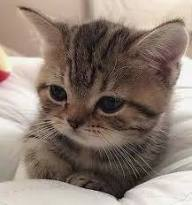
#> input picture Task5(OpenCV)/kitty.jpeg, 192 x 205 px, found by its file name
$ jupyter execute 'Image Translation.ipynb'
#> lines starting #> are read from the running program, lines starting #| are printed output that depends on the picture
[cell 1]
import cv2
import numpy as np
import matplotlib.pyplot as plt

image = cv2.imread(r'D:\open CV\kitty.jpeg')
#> image is the input picture: shape (205, 192, 3); mean B, G, R 115.7, 125.9, 141.4

height, width = image.shape[:2]
#> height = 205; width = 192
quarter_height, quarter_width = height / 4, width / 4
#> quarter_height = 51.25; quarter_width = 48

T = np.float32([[1, 0, quarter_width],
                [0, 1, quarter_height]])
#> T = [[1, 0, 48], [0, 1, 51.25]]

img_translation = cv2.warpAffine(image, T, (width, height))
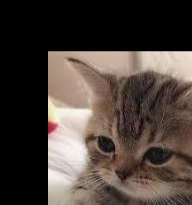
#> img_translation: shape (205, 192, 3); mean B, G, R 58.7, 65, 75.3

# Convert BGR to RGB for display
image = cv2.cvtColor(image, cv2.COLOR_BGR2RGB)
img_translation = cv2.cvtColor(img_translation, cv2.COLOR_BGR2RGB)

plt.figure(figsize=(10,5))

plt.subplot(1,2,1)
plt.imshow(image)
plt.title("Original")
plt.axis("off")

plt.subplot(1,2,2)
plt.imshow(img_translation)
plt.title("Translated")
plt.axis("off")

plt.show()
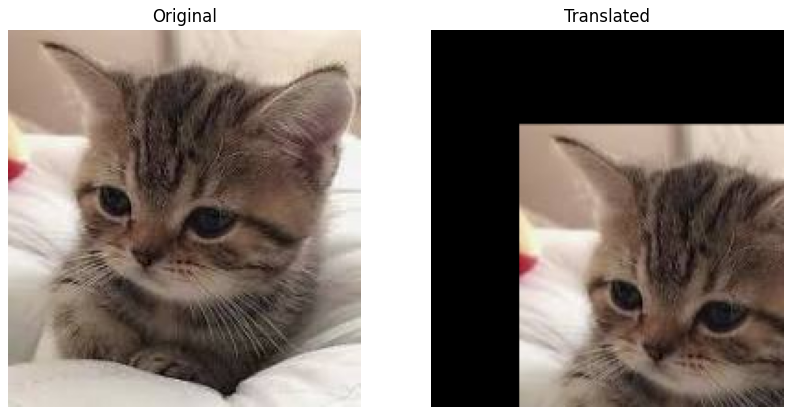
#> figure drawn by matplotlib, 2 panels

[cell 2]
# Performing Multiple Translations
import cv2
import numpy as np
import matplotlib.pyplot as plt

img = cv2.imread('D:\open CV\kitty.jpeg')
rows, cols, _ = img.shape
#> rows = 205; cols = 192

M_left = np.float32([[1, 0, -50], [0, 1, 0]])
M_right = np.float32([[1, 0, 50], [0, 1, 0]])
M_top = np.float32([[1, 0, 0], [0, 1, 50]])
M_bottom = np.float32([[1, 0, 0], [0, 1, -50]])

img_left = cv2.warpAffine(img, M_left, (cols, rows))
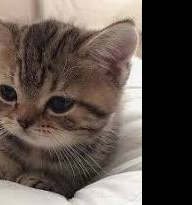
#> img_left: shape (205, 192, 3); mean B, G, R 75.7, 82.5, 93.5
img_right = cv2.warpAffine(img, M_right, (cols, rows))
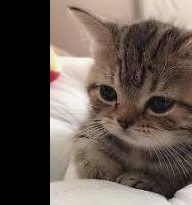
#> img_right: shape (205, 192, 3); mean B, G, R 78.8, 86.7, 98.6
img_top = cv2.warpAffine(img, M_top, (cols, rows))
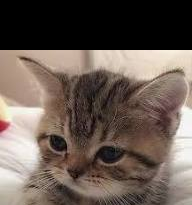
#> img_top: shape (205, 192, 3); mean B, G, R 84, 92.2, 105.6
img_bottom = cv2.warpAffine(img, M_bottom, (cols, rows))
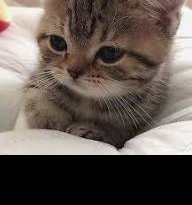
#> img_bottom: shape (205, 192, 3); mean B, G, R 84.6, 91.4, 102

plt.subplot(221), plt.imshow(img_left), plt.title('Left')
plt.subplot(222), plt.imshow(img_right), plt.title('Right')
plt.subplot(223), plt.imshow(img_top), plt.title('Top')
plt.subplot(224), plt.imshow(img_bottom), plt.title('Bottom')
plt.show()
#> figure, not shown here; B, G, R data is drawn as R, G, B

$ run again, with Task5(OpenCV)/cat.jpg copied over Task5(OpenCV)/kitty.jpeg
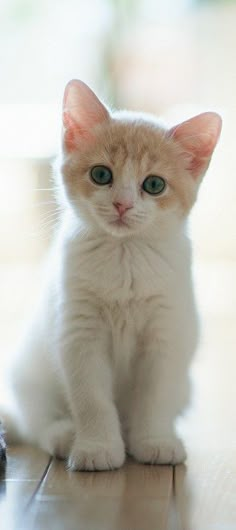
#> input picture Task5(OpenCV)/cat.jpg, 236 x 530 px, found by its file name
#> image is the input picture: shape (530, 236, 3); mean B, G, R 177, 186.2, 189.5
#> `img_top = cv2.warpAffine(img, M_top, (cols, rows))`:
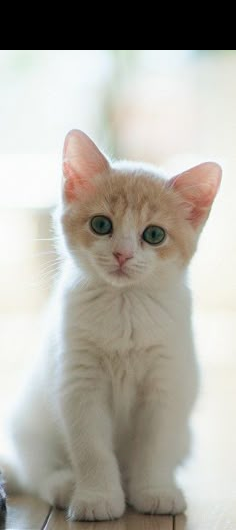
#> img_top: shape (530, 236, 3); mean B, G, R 163.4, 171.9, 175
#> `img_bottom = cv2.warpAffine(img, M_bottom, (cols, rows))`:
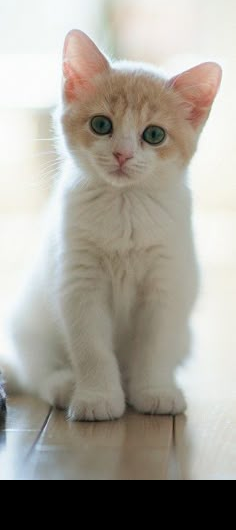
#> img_bottom: shape (530, 236, 3); mean B, G, R 154.8, 163.7, 167.7

$ run again, with Task5(OpenCV)/pyramid.jpg copied over Task5(OpenCV)/kitty.jpeg
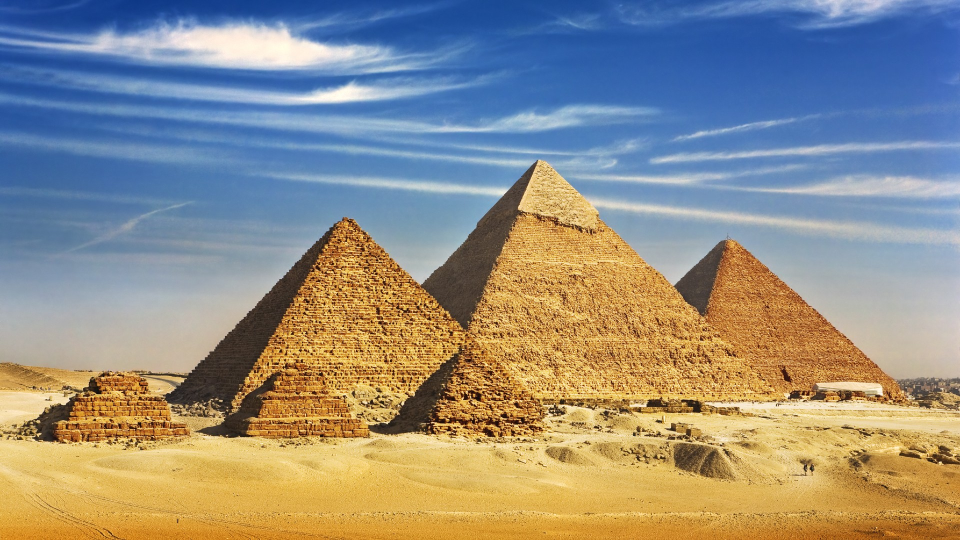
#> input picture Task5(OpenCV)/pyramid.jpg, 1920 x 1080 px, found by its file name (shown at 1/2 size)
#> image is the input picture: shape (1080, 1920, 3); mean B, G, R 133, 143.2, 146.8
#> `img_top = cv2.warpAffine(img, M_top, (cols, rows))`:
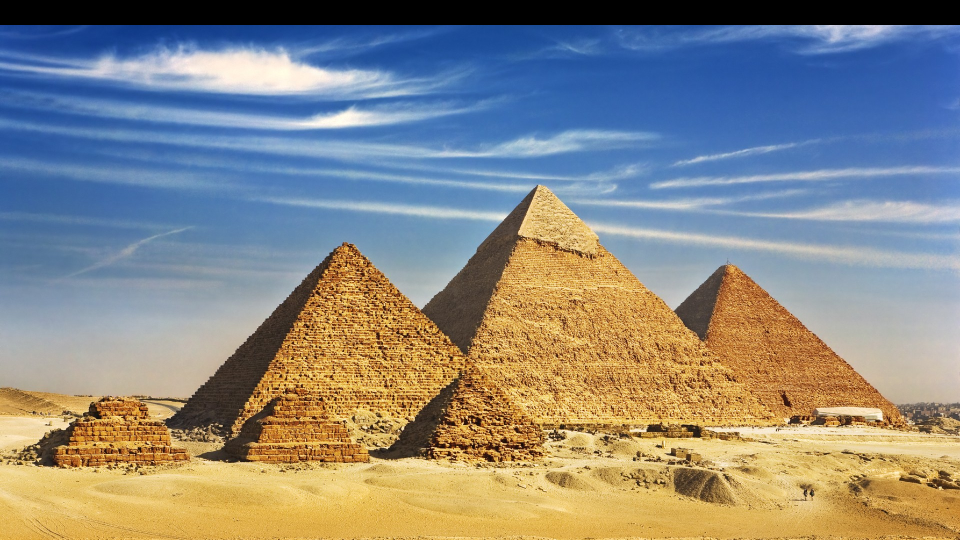
#> img_top: shape (1080, 1920, 3) (shown at 1/2 size); mean B, G, R 130.7, 136.5, 137.3
#> `img_bottom = cv2.warpAffine(img, M_bottom, (cols, rows))`:
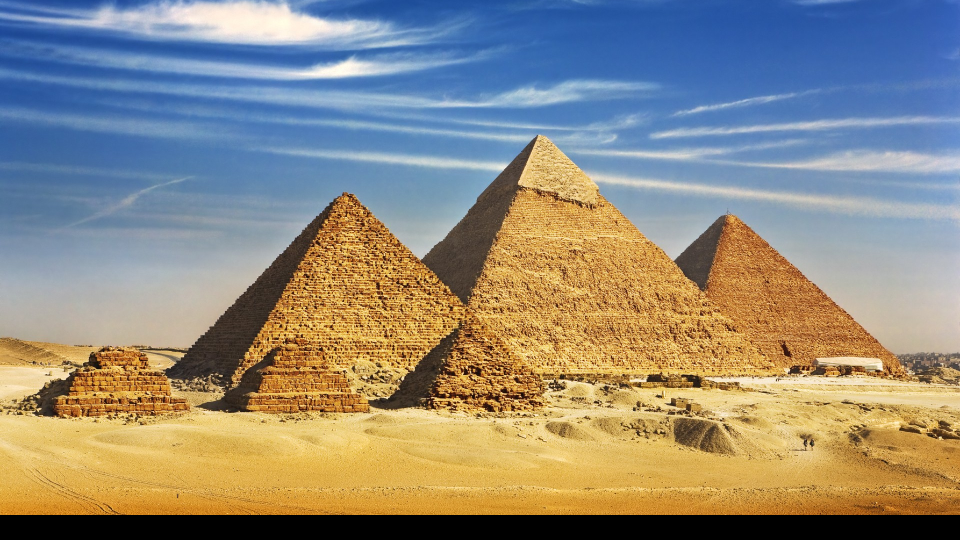
#> img_bottom: shape (1080, 1920, 3) (shown at 1/2 size); mean B, G, R 125.3, 138.8, 144.4
